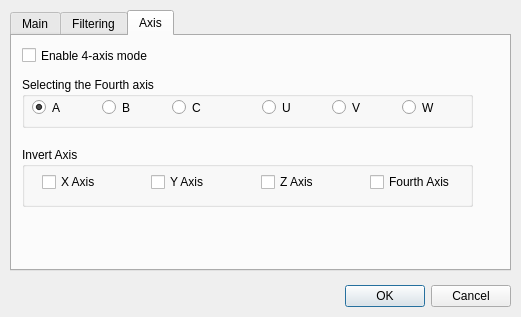
<?xml version="1.0" encoding="UTF-8"?>
<ui version="4.0">
 <class>Options</class>
 <widget class="QDialog" name="Options">
  <property name="geometry">
   <rect>
    <x>0</x>
    <y>0</y>
    <width>521</width>
    <height>317</height>
   </rect>
  </property>
  <property name="windowTitle">
   <string>Options</string>
  </property>
  <widget class="QTabWidget" name="tabWidget">
   <property name="geometry">
    <rect>
     <x>10</x>
     <y>10</y>
     <width>501</width>
     <height>261</height>
    </rect>
   </property>
   <property name="currentIndex">
    <number>2</number>
   </property>
   <widget class="QWidget" name="tab_main">
    <attribute name="title">
     <string>Main</string>
    </attribute>
    <widget class="QWidget" name="gridLayoutWidget_2">
     <property name="geometry">
      <rect>
       <x>10</x>
       <y>120</y>
       <width>451</width>
       <height>97</height>
      </rect>
     </property>
     <layout class="QGridLayout" name="gridLayout" columnstretch="2,1">
      <item row="2" column="0">
       <widget class="QLabel" name="labelZJogRate">
        <property name="text">
         <string>Z-Jog Rate (inches or mm/min)</string>
        </property>
       </widget>
      </item>
      <item row="1" column="0">
       <widget class="QLabel" name="labelWaitForResp">
        <property name="text">
         <string>Seconds to Wait for Response</string>
        </property>
       </widget>
      </item>
      <item row="1" column="1">
       <widget class="QSpinBox" name="spinResponseWaitSec">
        <property name="minimum">
         <number>1</number>
        </property>
        <property name="maximum">
         <number>1000</number>
        </property>
        <property name="value">
         <number>60</number>
        </property>
       </widget>
      </item>
      <item row="2" column="1">
       <widget class="QDoubleSpinBox" name="doubleSpinZJogRate">
        <property name="accelerated">
         <bool>true</bool>
        </property>
        <property name="correctionMode">
         <enum>QAbstractSpinBox::CorrectToNearestValue</enum>
        </property>
        <property name="decimals">
         <number>3</number>
        </property>
        <property name="minimum">
         <double>0.100000000000000</double>
        </property>
        <property name="maximum">
         <double>9999.989999999999782</double>
        </property>
        <property name="singleStep">
         <double>1.000000000000000</double>
        </property>
        <property name="value">
         <double>260.000000000000000</double>
        </property>
       </widget>
      </item>
     </layout>
    </widget>
    <widget class="QWidget" name="verticalLayoutWidget_2">
     <property name="geometry">
      <rect>
       <x>10</x>
       <y>10</y>
       <width>451</width>
       <height>91</height>
      </rect>
     </property>
     <layout class="QVBoxLayout" name="verticalLayoutExtras">
      <item>
       <widget class="QCheckBox" name="checkBoxUseMmManualCmds">
        <property name="text">
         <string>Use millimeters when sending manual commands (v0.8c+ only)</string>
        </property>
       </widget>
      </item>
      <item>
       <widget class="QCheckBox" name="chkAggressivePreload">
        <property name="text">
         <string>Use aggressive preload strategy for Grbl</string>
        </property>
       </widget>
      </item>
      <item>
       <widget class="QCheckBox" name="checkBoxEnableDebugLog">
        <property name="text">
         <string>Write debugging log to home folder (requires restart)</string>
        </property>
       </widget>
      </item>
     </layout>
    </widget>
   </widget>
   <widget class="QWidget" name="tab_filtering">
    <attribute name="title">
     <string>Filtering</string>
    </attribute>
    <widget class="QGroupBox" name="groupZRateLimit">
     <property name="geometry">
      <rect>
       <x>10</x>
       <y>10</y>
       <width>471</width>
       <height>81</height>
      </rect>
     </property>
     <property name="title">
      <string>Z Rate Limiting</string>
     </property>
     <widget class="QWidget" name="gridLayoutWidget">
      <property name="geometry">
       <rect>
        <x>20</x>
        <y>20</y>
        <width>451</width>
        <height>53</height>
       </rect>
      </property>
      <layout class="QGridLayout" name="gridLayoutRateLimit">
       <item row="0" column="0">
        <widget class="QCheckBox" name="chkLimitZRate">
         <property name="text">
          <string>Limit Z Rate</string>
         </property>
        </widget>
       </item>
       <item row="0" column="3">
        <widget class="QDoubleSpinBox" name="doubleSpinZRateLimit">
         <property name="accelerated">
          <bool>true</bool>
         </property>
         <property name="correctionMode">
          <enum>QAbstractSpinBox::CorrectToNearestValue</enum>
         </property>
         <property name="decimals">
          <number>3</number>
         </property>
         <property name="minimum">
          <double>0.100000000000000</double>
         </property>
         <property name="maximum">
          <double>9999.989999999999782</double>
         </property>
         <property name="singleStep">
          <double>1.000000000000000</double>
         </property>
         <property name="value">
          <double>100.000000000000000</double>
         </property>
        </widget>
       </item>
       <item row="0" column="1">
        <spacer name="horizontalSpacer">
         <property name="orientation">
          <enum>Qt::Horizontal</enum>
         </property>
         <property name="sizeHint" stdset="0">
          <size>
           <width>40</width>
           <height>20</height>
          </size>
         </property>
        </spacer>
       </item>
       <item row="0" column="2">
        <widget class="QLabel" name="labelZRateLimit">
         <property name="text">
          <string>Z-Rate Limit (inches or mm/min)</string>
         </property>
        </widget>
       </item>
       <item row="1" column="2">
        <widget class="QLabel" name="labelXYRate">
         <property name="text">
          <string>XY Rate (inches or mm/min)</string>
         </property>
        </widget>
       </item>
       <item row="1" column="3">
        <widget class="QDoubleSpinBox" name="doubleSpinXYRate">
         <property name="decimals">
          <number>2</number>
         </property>
         <property name="minimum">
          <double>0.100000000000000</double>
         </property>
         <property name="maximum">
          <double>999999.989999999990687</double>
         </property>
         <property name="value">
          <double>2000.000000000000000</double>
         </property>
        </widget>
       </item>
      </layout>
     </widget>
    </widget>
    <widget class="QWidget" name="layoutWidget_2">
     <property name="geometry">
      <rect>
       <x>10</x>
       <y>200</y>
       <width>261</width>
       <height>24</height>
      </rect>
     </property>
     <layout class="QHBoxLayout" name="horizontalLayout_4">
      <item>
       <widget class="QLabel" name="label_3">
        <property name="text">
         <string>Character send delay ms</string>
        </property>
       </widget>
      </item>
      <item>
       <spacer name="horizontalSpacer_4">
        <property name="orientation">
         <enum>Qt::Horizontal</enum>
        </property>
        <property name="sizeHint" stdset="0">
         <size>
          <width>40</width>
          <height>20</height>
         </size>
        </property>
       </spacer>
      </item>
     </layout>
    </widget>
    <widget class="QGroupBox" name="groupBox">
     <property name="geometry">
      <rect>
       <x>10</x>
       <y>100</y>
       <width>461</width>
       <height>61</height>
      </rect>
     </property>
     <property name="title">
      <string>Command Filtering</string>
     </property>
     <widget class="QCheckBox" name="chkFilterFileCommands">
      <property name="geometry">
       <rect>
        <x>30</x>
        <y>20</y>
        <width>431</width>
        <height>17</height>
       </rect>
      </property>
      <property name="text">
       <string>Filter file commands before sending</string>
      </property>
     </widget>
     <widget class="QCheckBox" name="checkBoxReducePrecForLongLines">
      <property name="geometry">
       <rect>
        <x>30</x>
        <y>40</y>
        <width>431</width>
        <height>17</height>
       </rect>
      </property>
      <property name="text">
       <string>Selectively reduce precision for excessively long lines</string>
      </property>
     </widget>
    </widget>
    <widget class="QWidget" name="layoutWidget">
     <property name="geometry">
      <rect>
       <x>10</x>
       <y>170</y>
       <width>261</width>
       <height>24</height>
      </rect>
     </property>
     <layout class="QHBoxLayout" name="horizontalLayout_2">
      <item>
       <widget class="QLabel" name="label">
        <property name="text">
         <string>Grbl Line Buffer Size</string>
        </property>
       </widget>
      </item>
      <item>
       <spacer name="horizontalSpacer_2">
        <property name="orientation">
         <enum>Qt::Horizontal</enum>
        </property>
        <property name="sizeHint" stdset="0">
         <size>
          <width>40</width>
          <height>20</height>
         </size>
        </property>
       </spacer>
      </item>
     </layout>
    </widget>
    <widget class="QSpinBox" name="spinBoxCharSendDelay">
     <property name="geometry">
      <rect>
       <x>270</x>
       <y>200</y>
       <width>50</width>
       <height>22</height>
      </rect>
     </property>
     <property name="maximum">
      <number>20</number>
     </property>
     <property name="value">
      <number>10</number>
     </property>
    </widget>
    <widget class="QSpinBox" name="spinBoxGrblLineBufferSize">
     <property name="geometry">
      <rect>
       <x>270</x>
       <y>170</y>
       <width>50</width>
       <height>22</height>
      </rect>
     </property>
     <property name="value">
      <number>50</number>
     </property>
    </widget>
   </widget>
   <widget class="QWidget" name="tab_axis">
    <attribute name="title">
     <string>Axis</string>
    </attribute>
    <widget class="QGroupBox" name="groupBoxAxis">
     <property name="geometry">
      <rect>
       <x>10</x>
       <y>111</y>
       <width>451</width>
       <height>60</height>
      </rect>
     </property>
     <property name="title">
      <string>Invert Axis</string>
     </property>
     <widget class="QWidget" name="horizontalLayoutWidget">
      <property name="geometry">
       <rect>
        <x>20</x>
        <y>20</y>
        <width>431</width>
        <height>31</height>
       </rect>
      </property>
      <layout class="QHBoxLayout" name="horizontalLayout">
       <item>
        <widget class="QCheckBox" name="chkInvX">
         <property name="text">
          <string>X Axis</string>
         </property>
        </widget>
       </item>
       <item>
        <widget class="QCheckBox" name="chkInvY">
         <property name="text">
          <string>Y Axis</string>
         </property>
        </widget>
       </item>
       <item>
        <widget class="QCheckBox" name="chkInvZ">
         <property name="text">
          <string>Z Axis</string>
         </property>
        </widget>
       </item>
       <item>
        <widget class="QCheckBox" name="chkInvFourth">
         <property name="text">
          <string>Fourth Axis</string>
         </property>
        </widget>
       </item>
      </layout>
     </widget>
    </widget>
    <widget class="QGroupBox" name="groupBoxFourthAxis">
     <property name="geometry">
      <rect>
       <x>10</x>
       <y>41</y>
       <width>451</width>
       <height>51</height>
      </rect>
     </property>
     <property name="title">
      <string>Selecting the Fourth axis</string>
     </property>
     <widget class="QRadioButton" name="radioButtonFourthAxisA">
      <property name="geometry">
       <rect>
        <x>10</x>
        <y>22</y>
        <width>50</width>
        <height>17</height>
       </rect>
      </property>
      <property name="text">
       <string>A</string>
      </property>
      <property name="checked">
       <bool>true</bool>
      </property>
     </widget>
     <widget class="QRadioButton" name="radioButtonFourthAxisB">
      <property name="geometry">
       <rect>
        <x>80</x>
        <y>22</y>
        <width>50</width>
        <height>17</height>
       </rect>
      </property>
      <property name="text">
       <string>B</string>
      </property>
     </widget>
     <widget class="QRadioButton" name="radioButtonFourthAxisC">
      <property name="geometry">
       <rect>
        <x>150</x>
        <y>22</y>
        <width>50</width>
        <height>17</height>
       </rect>
      </property>
      <property name="contextMenuPolicy">
       <enum>Qt::PreventContextMenu</enum>
      </property>
      <property name="text">
       <string>C</string>
      </property>
     </widget>
     <widget class="QRadioButton" name="radioButtonFourthAxisU">
      <property name="geometry">
       <rect>
        <x>240</x>
        <y>20</y>
        <width>50</width>
        <height>21</height>
       </rect>
      </property>
      <property name="contextMenuPolicy">
       <enum>Qt::PreventContextMenu</enum>
      </property>
      <property name="text">
       <string>U</string>
      </property>
     </widget>
     <widget class="QRadioButton" name="radioButtonFourthAxisV">
      <property name="geometry">
       <rect>
        <x>310</x>
        <y>22</y>
        <width>50</width>
        <height>17</height>
       </rect>
      </property>
      <property name="contextMenuPolicy">
       <enum>Qt::PreventContextMenu</enum>
      </property>
      <property name="text">
       <string>V</string>
      </property>
     </widget>
     <widget class="QRadioButton" name="radioButtonFourthAxisW">
      <property name="geometry">
       <rect>
        <x>380</x>
        <y>22</y>
        <width>50</width>
        <height>17</height>
       </rect>
      </property>
      <property name="contextMenuPolicy">
       <enum>Qt::PreventContextMenu</enum>
      </property>
      <property name="text">
       <string>W</string>
      </property>
     </widget>
    </widget>
    <widget class="QCheckBox" name="checkBoxFourAxis">
     <property name="geometry">
      <rect>
       <x>10</x>
       <y>11</y>
       <width>421</width>
       <height>17</height>
      </rect>
     </property>
     <property name="text">
      <string>Enable 4-axis mode</string>
     </property>
    </widget>
   </widget>
  </widget>
  <widget class="QDialogButtonBox" name="buttonBox">
   <property name="geometry">
    <rect>
     <x>320</x>
     <y>280</y>
     <width>191</width>
     <height>32</height>
    </rect>
   </property>
   <property name="orientation">
    <enum>Qt::Horizontal</enum>
   </property>
   <property name="standardButtons">
    <set>QDialogButtonBox::Cancel|QDialogButtonBox::Ok</set>
   </property>
  </widget>
 </widget>
 <resources/>
 <connections>
  <connection>
   <sender>buttonBox</sender>
   <signal>accepted()</signal>
   <receiver>Options</receiver>
   <slot>accept()</slot>
   <hints>
    <hint type="sourcelabel">
     <x>248</x>
     <y>254</y>
    </hint>
    <hint type="destinationlabel">
     <x>157</x>
     <y>274</y>
    </hint>
   </hints>
  </connection>
  <connection>
   <sender>buttonBox</sender>
   <signal>rejected()</signal>
   <receiver>Options</receiver>
   <slot>reject()</slot>
   <hints>
    <hint type="sourcelabel">
     <x>316</x>
     <y>260</y>
    </hint>
    <hint type="destinationlabel">
     <x>286</x>
     <y>274</y>
    </hint>
   </hints>
  </connection>
 </connections>
</ui>
